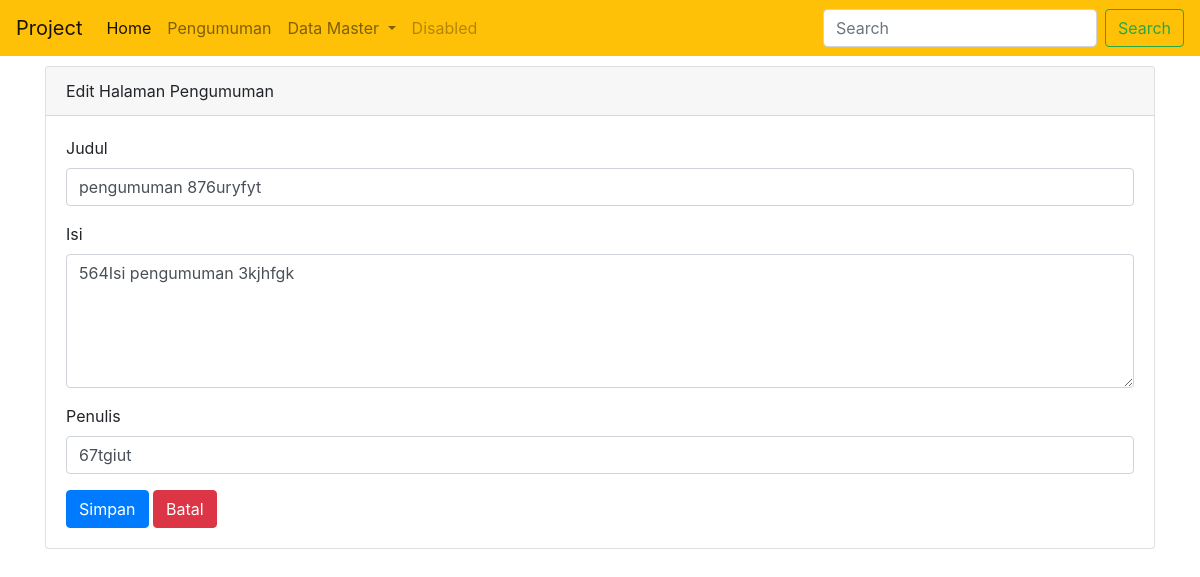
Page /index.php/admin/pengumuman/edit/20 on the committed database.
### tables this page shows
CREATE TABLE `pengumuman` (
  `Kd` int(11) NOT NULL,
  `judul` varchar(200) NOT NULL,
  `isi` text NOT NULL,
  `penulis` varchar(100) NOT NULL,
  `created_at` datetime NOT NULL DEFAULT CURRENT_TIMESTAMP
);

### application/controllers/admin/pengumuman.php (called while the page is built, shortened)
<?php
class pengumuman extends CI_Controller
{
	public function __construct()
	{
		$this->load->model('pengumuman_model');
	}
	public function edit($Kd)
	{
		$data['judul']='Edit Pengumuman';
		$data['sub_judul']='Edit Halaman Pengumuman';
		$data['halaman']='admin/v_edit';
		$data['isi'] = $this->pengumuman_model->get_id($Kd);
		$this->load->view('admin/v_template', $data);
	}
}
 ?>

### index.php (called while the page is built, shortened)
<?php
require_once BASEPATH.'core/CodeIgniter.php';

### application/models/pengumuman_model.php (called while the page is built, shortened)
<?php
class pengumuman_model extends CI_Model {
public function get_id($Kd){
return $this->db->where('Kd', $Kd)->get('pengumuman')->row();
}
}

### application/views/admin/v_edit.php (the view, shortened to what this page needs)
<div class="col-md-12">
 		<div class="card">
 			<div class="card-header"><?php echo $sub_judul; ?></div>
 			<div class="card-body">
 				<form action="<?php echo site_url('admin/pengumuman/Proses_edit') ?>" method="post">
 					<div class="form-group">
 						<label>Judul</label>
 						<input type="text" class="form-control" name="judul" value="<?php echo $isi->judul ?>">
 					</div>
 					<div class="form-group">
 						<label>Isi</label>
 						<textarea  class="form-control" name="isi" cols="30" rows="5"><?php echo $isi->isi ?></textarea>
 					</div>
 					<div class="form-group">
 						<label>Penulis</label>
 						<input type="text" class="form-control" name="penulis" value="<?php echo $isi->penulis ?>">
 					</div>
 					<input type="submit" name="submit" value="Simpan" class="btn btn-primary">
 					<a href="<?php echo site_url('admin/pengumuman') ?>" class="btn btn-danger">Batal</a>
 				</form>
 		</div>
 	</div>
 </div>

### rows in the picture
pengumuman: judul "pengumuman 876uryfyt", isi "564Isi pengumuman 3kjhfgk", penulis "67tgiut"

### other values in the picture
$sub_judul "Edit Halaman Pengumuman"
